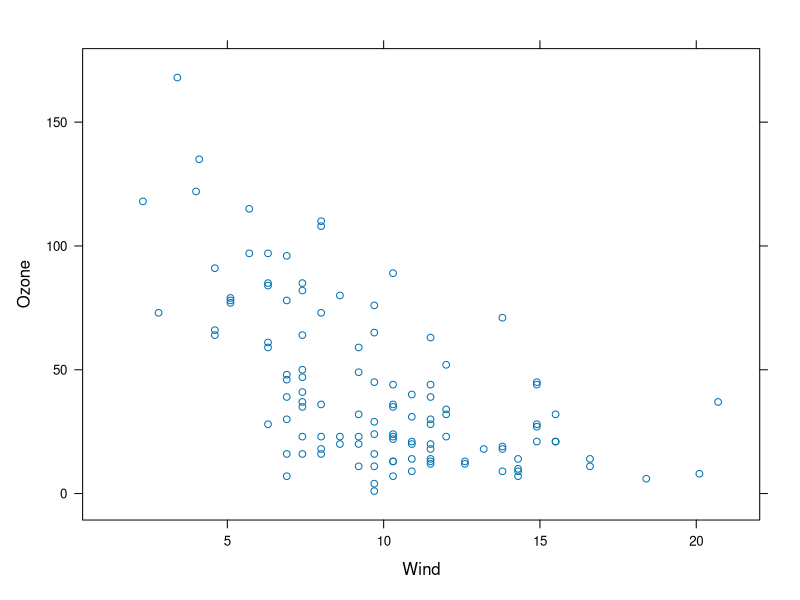
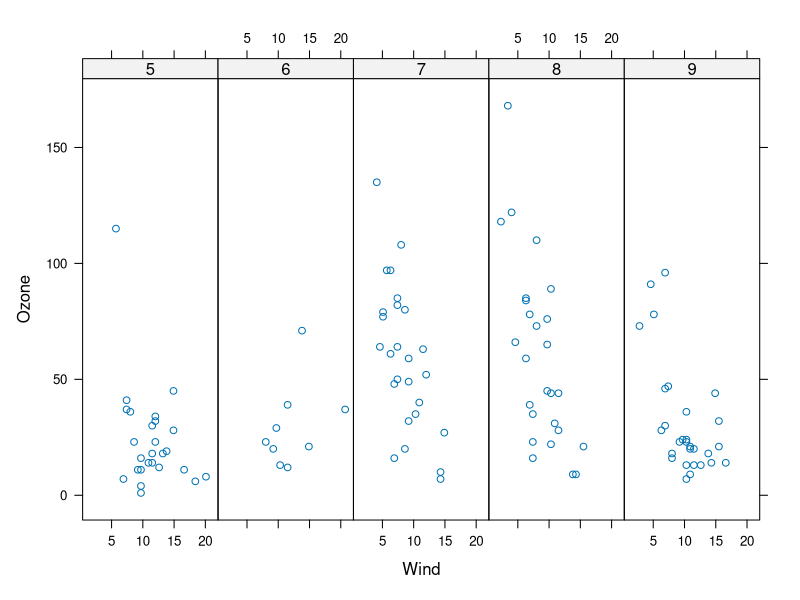
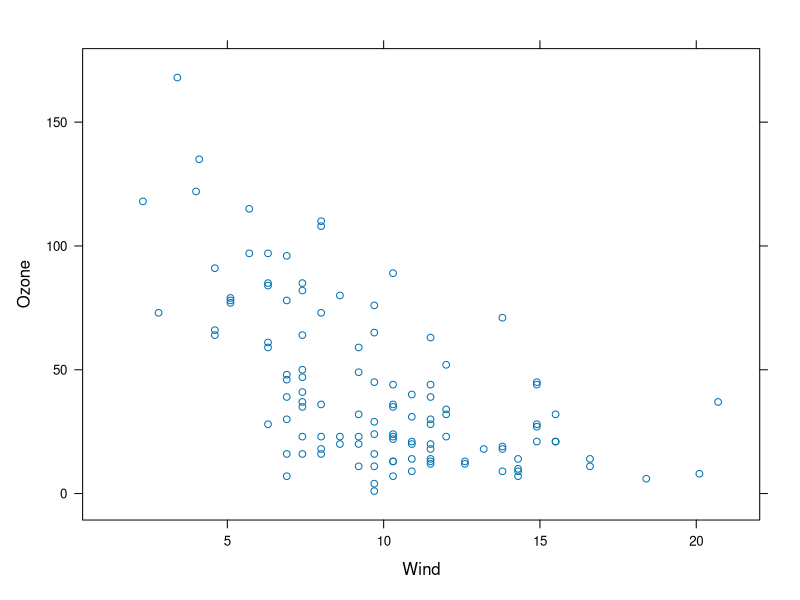
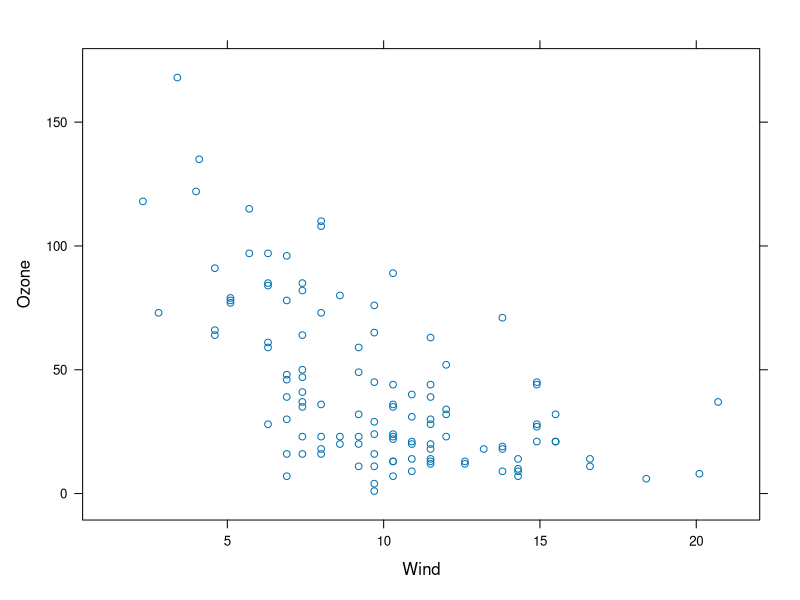
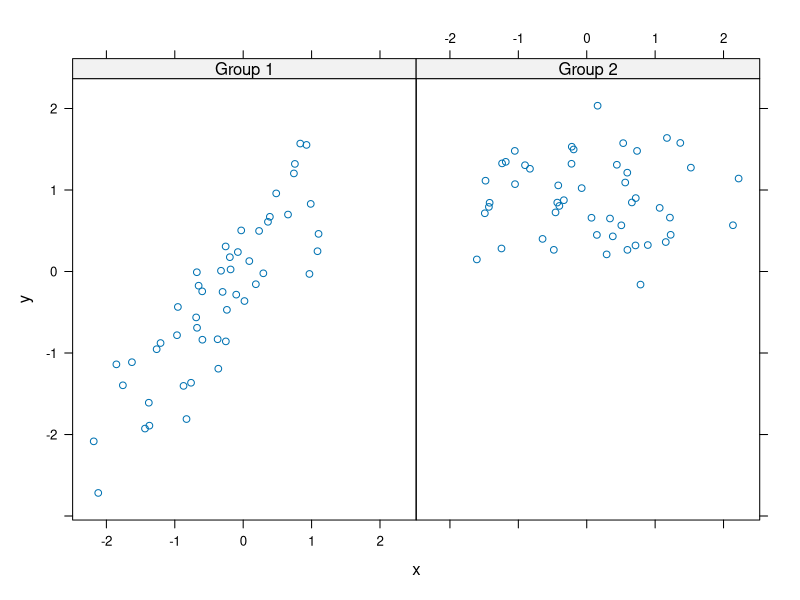
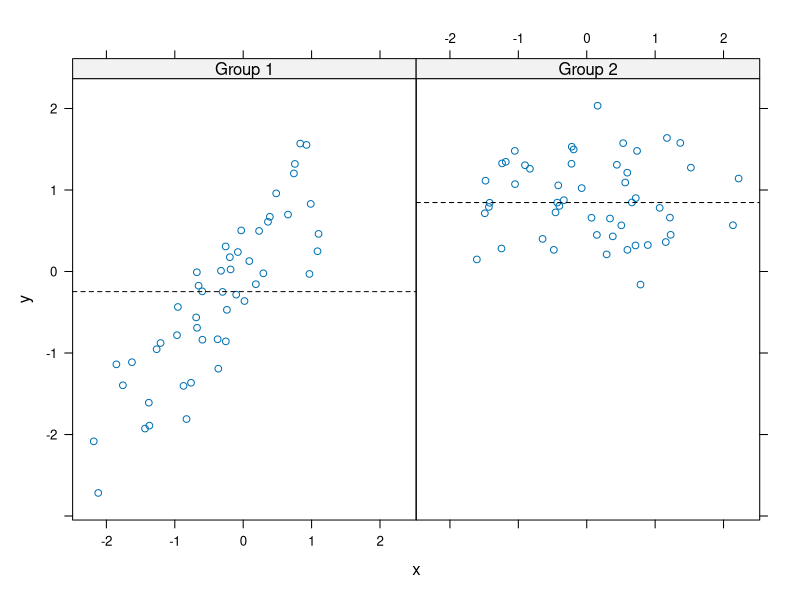
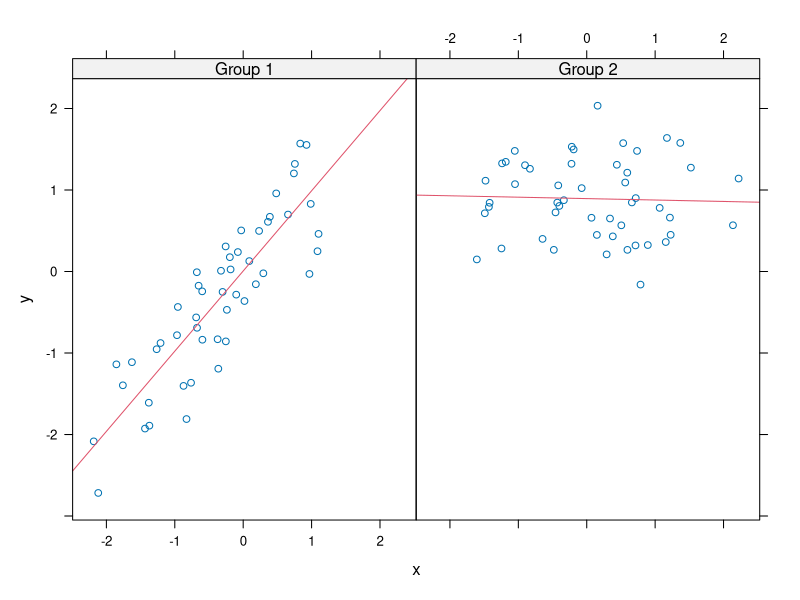

R code for these plots, in order:
library(lattice)
library(datasets)

# simple scatterplot
xyplot(Ozone~Wind, data=airquality)

# convert month to a factor variable
airquality <- transform(airquality, Month = factor(Month))

#  how many months are there
unique(airquality$Month)
length(unique(airquality$Month))

# plot by month
xyplot(Ozone~Wind | Month, data=airquality, layout=c(5, 1))


# lattice are objects
p <- xyplot(Ozone~Wind, data=airquality) # nothing apears
p # print now

xyplot(Ozone~Wind, data=airquality) # Auto-printing


# lattice panel functions
set.seed(10)
x <- rnorm(100)
f <- rep(0:1, each = 50)
y <- x + f - f * x + rnorm(100, sd = 0.5)

f <- factor(f, labels = c("Group 1", "Group 2"))
f
y
xyplot(y ~ x | f, layout = c(2, 1))  ## Plot with 2 panels


## Custom panel function
xyplot(y ~ x | f, panel = function(x, y, ...) {
  panel.xyplot(x, y, ...)  ## First call the default panel function for 'xyplot'
  panel.abline(h = median(y), lty = 2)  ## Add a horizontal line at the median
})

## Custom panel function
xyplot(y ~ x | f, panel = function(x, y, ...) {
  panel.xyplot(x, y, ...)  ## First call default panel function
  panel.lmline(x, y, col = 2)  ## Overlay a simple linear regression line
})

